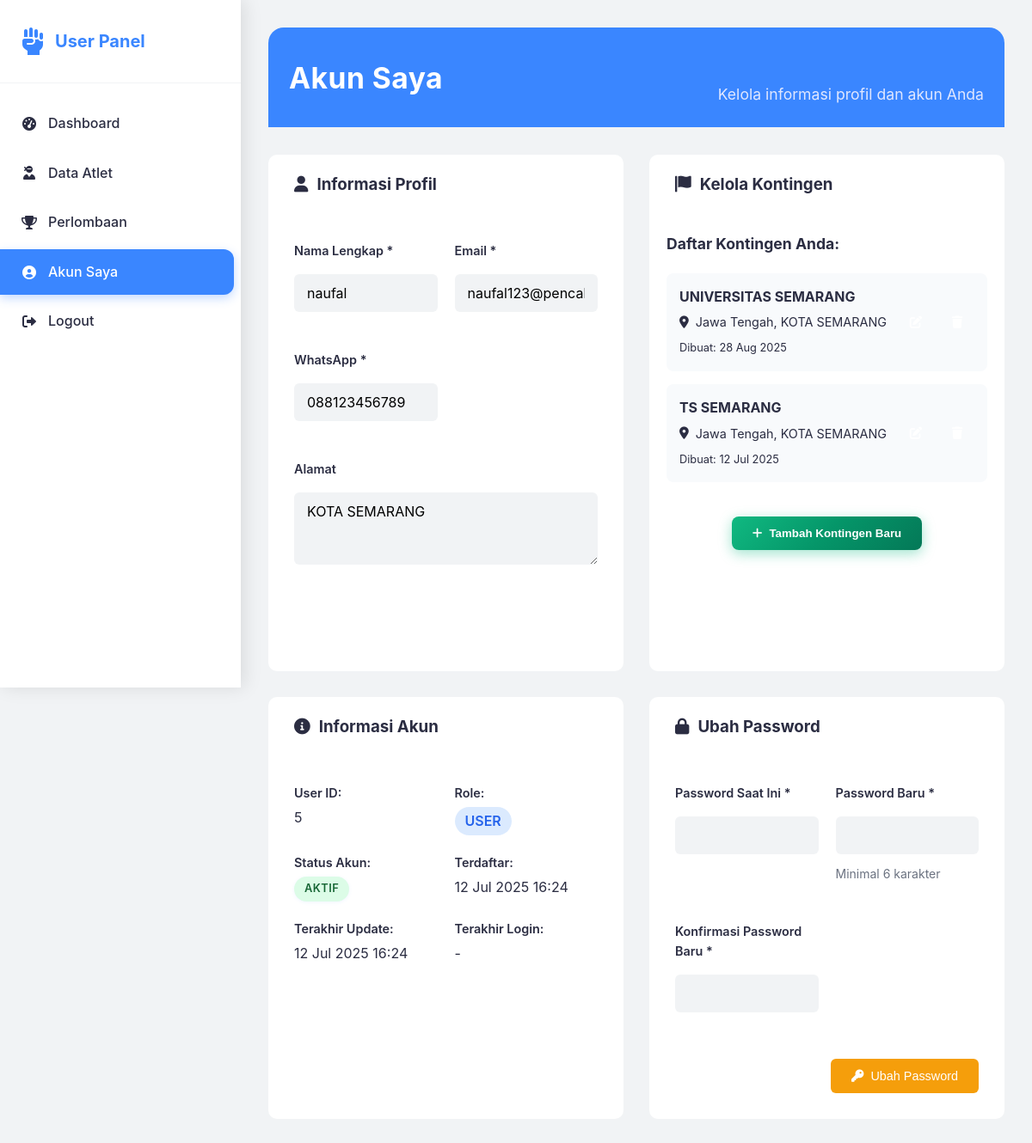
The app's page /dashboard/user/akun-saya.php (signed in), older data.
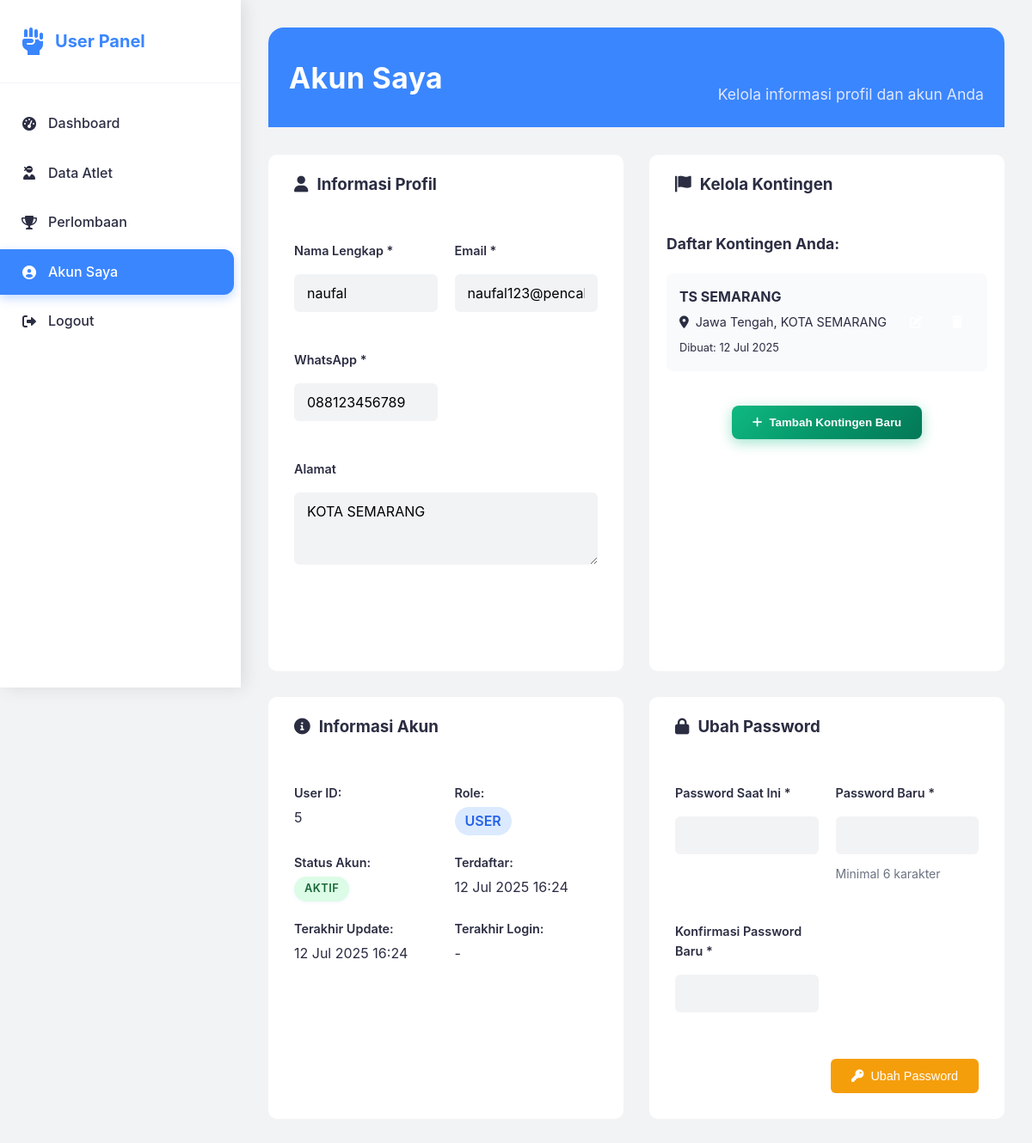
The same page, newer data.
### tables this page shows
CREATE TABLE `kontingen` (
  `id` int NOT NULL,
  `user_id` int DEFAULT NULL,
  `nama_kontingen` varchar(100) NOT NULL,
  `provinsi` varchar(50) NOT NULL,
  `kota` varchar(50) NOT NULL,
  `alamat` text,
  `created_at` timestamp NOT NULL DEFAULT CURRENT_TIMESTAMP,
  `updated_at` timestamp NOT NULL DEFAULT CURRENT_TIMESTAMP ON UPDATE CURRENT_TIMESTAMP
);

### dashboard/user/akun-saya.php (the view, shortened to what the changed rows need)
<?php
require_once '../../config/database.php';
$user_id = $_SESSION['user_id'];
?>
<!DOCTYPE html>
<html lang="id">
<head>
    <link rel="stylesheet" href="../../assets/css/style.css">
    <link href="https://cdnjs.cloudflare.com/ajax/libs/font-awesome/6.0.0/css/all.min.css" rel="stylesheet">
</head>
<body>
    <div class="main-content">
        <div class="page-header">
            <h1 class="page-title">Akun Saya</h1>
        </div>
        <div class="account-container">
            <div class="account-card">
                <div class="kontingen-container">
                    <?php
                    $stmt = $pdo->prepare("SELECT * FROM kontingen WHERE user_id = ? ORDER BY created_at DESC");
                    $stmt->execute([$user_id]);
                    $kontingen_list = $stmt->fetchAll();
                    ?>
                    <div class="kontingen-list">
                        <?php if (empty($kontingen_list)): ?>
                            <div class="empty-kontingen">
                                <i class="fas fa-flag"></i>
                                <p>Belum ada kontingen yang ditambahkan</p>
                                <small>Tambahkan kontingen untuk mengelola atlet dalam berbagai tim</small>
                            </div>
                        <?php else: ?>
                            <div class="kontingen-grid">
                                <?php foreach ($kontingen_list as $kontingen): ?>
                                    <div class="kontingen-item">
                                        <div class="kontingen-info">
                                            <h5><?php echo htmlspecialchars($kontingen['nama_kontingen']); ?></h5>
                                            <p><i class="fas fa-map-marker-alt"></i> <?php echo htmlspecialchars($kontingen['provinsi']); ?>, <?php echo htmlspecialchars($kontingen['kota']); ?></p>
                                            <small>Dibuat: <?php echo date('d M Y', strtotime($kontingen['created_at'])); ?></small>
                                        </div>
                                        <div class="kontingen-actions">
                                            <button type="button" class="btn-edit-kontingen" onclick="editKontingen(<?php echo $kontingen['id']; ?>, '<?php echo htmlspecialchars(addslashes($kontingen['nama_kontingen'])); ?>', '<?php echo htmlspecialchars(addslashes($kontingen['provinsi'])); ?>', '<?php echo htmlspecialchars(addslashes($kontingen['kota'])); ?>')">
                                                <i class="fas fa-edit"></i>
                                            </button>
                                            <button type="button" class="btn-delete-kontingen" onclick="deleteKontingen(<?php echo $kontingen['id']; ?>, '<?php echo htmlspecialchars(addslashes($kontingen['nama_kontingen'])); ?>')">
                                                <i class="fas fa-trash"></i>
                                            </button>
                                        </div>
                                    </div>
                                <?php endforeach; ?>
                            </div>
                        <?php endif; ?>
                    </div>
                </div>
            </div>
        </div>
    </div>
</body>
</html>

Row changes from the older to the newer data that the page shows:
removed kontingen: nama_kontingen "UNIVERSITAS SEMARANG", provinsi "Jawa Tengah", kota "KOTA SEMARANG", created_at "28 Aug 2025"
